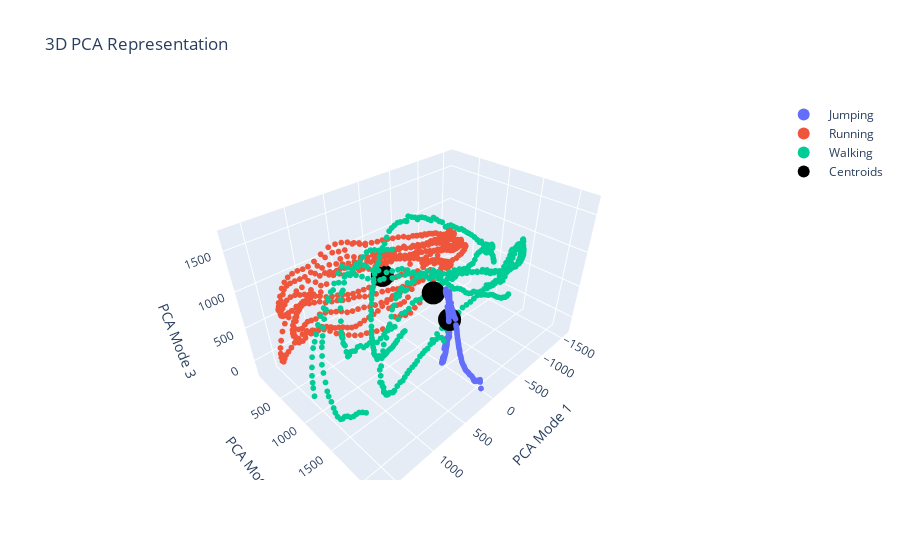

Source (notebook cell):
### Markdown cell above
## Task 3

### Code cell
cunulative_pcas = np.vstack([pca1, pca2, pca3])

jump = cunulative_pcas[:, :500]
run = cunulative_pcas[:, 500:1000]
walk = cunulative_pcas[:, 1000:]

movement = [jump, run, walk]
centroids = []
for m in movement:
    centroid = np.mean(m, axis=1)
    centroids.append(centroid)

x_centroid, y_centroid, z_centroid = zip(*centroids)

labels = np.unique(ground_truth)

traces = []
for i in labels:
    mask = ground_truth == i
    trace = go.Scatter3d(
        x=cunulative_pcas[0][mask],
        y=cunulative_pcas[1][mask],
        z=cunulative_pcas[2][mask],
        mode="markers",
        marker=dict(size=2),
        name=movements[i].capitalize()
    )
    traces.append(trace)

center = go.Scatter3d(
    x = x_centroid,
    y = y_centroid,
    z = z_centroid,
    mode = 'markers',
    marker = dict(size=8), name='Centroids', marker_color='black')

traces.append(center)

layout = go.Layout(
    title="3D PCA Representation",
    scene=dict(
        xaxis=dict(title="PCA Mode 1"),
        yaxis=dict(title="PCA Mode 2"),
        zaxis=dict(title="PCA Mode 3")
    )
)

fig = go.Figure(data=traces, layout=layout)
fig.update_layout(legend=dict(itemsizing='constant', itemwidth=40))
fig.show()

### Figure 1 — Plotly figure (JSON) as saved in the notebook; plotly's stock layout.template omitted (floating-point values rounded to 4 significant figures; data arrays with more than 128 entries replaced by an {"elided": "..."} marker saying what was removed)
{"data": [{"marker": {"size": 2}, "mode": "markers", "name": "Jumping", "type": "scatter3d", "x": {"elided": "500 float values"}, "y": {"elided": "500 float values"}, "z": {"elided": "500 float values"}}, {"marker": {"size": 2}, "mode": "markers", "name": "Running", "type": "scatter3d", "x": {"elided": "500 float values"}, "y": {"elided": "500 float values"}, "z": {"elided": "500 float values"}}, {"marker": {"size": 2}, "mode": "markers", "name": "Walking", "type": "scatter3d", "x": {"elided": "500 float values"}, "y": {"elided": "500 float values"}, "z": {"elided": "500 float values"}}, {"marker": {"color": "black", "size": 8}, "mode": "markers", "name": "Centroids", "type": "scatter3d", "x": [81.23, -3.429, 94.23], "y": [1594.0, 341.6, 1348.0], "z": [589.6, 558.7, 838.1]}], "layout": {"legend": {"itemsizing": "constant", "itemwidth": 40}, "scene": {"xaxis": {"title": {"text": "PCA Mode 1"}}, "yaxis": {"title": {"text": "PCA Mode 2"}}, "zaxis": {"title": {"text": "PCA Mode 3"}}}, "title": {"text": "3D PCA Representation"}}}
